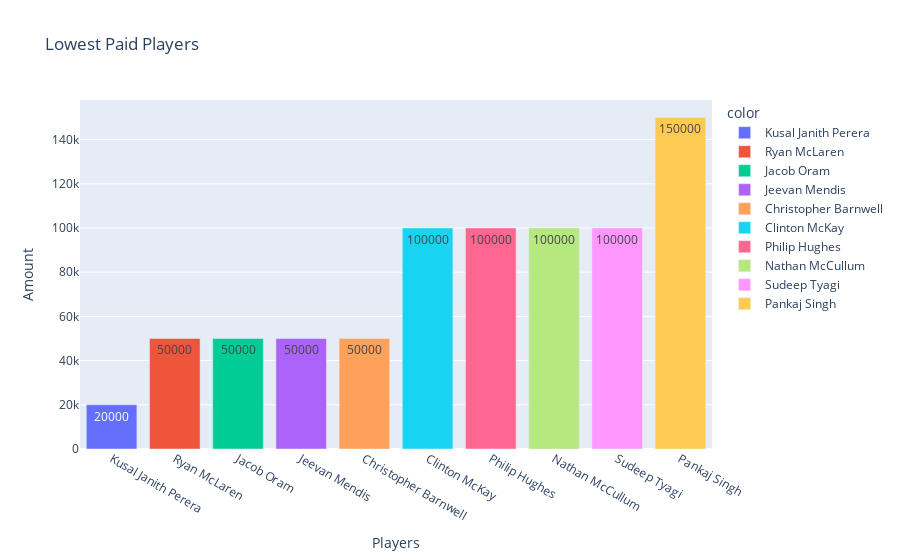

Notebook code for this chart:
### Code cell
fig=px.bar(x=lowest_paid_players.index,
           y=lowest_paid_players.values,
           color= lowest_paid_players.index,
           text= lowest_paid_players.values,
           title= 'Lowest Paid Players')
fig.update_layout(xaxis_title='Players', yaxis_title='Amount')

### Figure 1 — Plotly figure (JSON) as saved in the notebook; plotly's stock layout.template omitted (floating-point values rounded to 4 significant figures)
{"data": [{"alignmentgroup": "True", "hovertemplate": "color=Kusal Janith Perera<br>x=%{x}<br>y=%{y}<br>text=%{text}<extra></extra>", "legendgroup": "Kusal Janith Perera", "marker": {"color": "#636efa", "pattern": {"shape": ""}}, "name": "Kusal Janith Perera", "offsetgroup": "Kusal Janith Perera", "orientation": "v", "showlegend": true, "text": [20000], "textposition": "auto", "type": "bar", "x": ["Kusal Janith Perera"], "xaxis": "x", "y": [20000], "yaxis": "y"}, {"alignmentgroup": "True", "hovertemplate": "color=Ryan McLaren<br>x=%{x}<br>y=%{y}<br>text=%{text}<extra></extra>", "legendgroup": "Ryan McLaren", "marker": {"color": "#EF553B", "pattern": {"shape": ""}}, "name": "Ryan McLaren", "offsetgroup": "Ryan McLaren", "orientation": "v", "showlegend": true, "text": [50000], "textposition": "auto", "type": "bar", "x": ["Ryan McLaren"], "xaxis": "x", "y": [50000], "yaxis": "y"}, {"alignmentgroup": "True", "hovertemplate": "color=Jacob Oram<br>x=%{x}<br>y=%{y}<br>text=%{text}<extra></extra>", "legendgroup": "Jacob Oram", "marker": {"color": "#00cc96", "pattern": {"shape": ""}}, "name": "Jacob Oram", "offsetgroup": "Jacob Oram", "orientation": "v", "showlegend": true, "text": [50000], "textposition": "auto", "type": "bar", "x": ["Jacob Oram"], "xaxis": "x", "y": [50000], "yaxis": "y"}, {"alignmentgroup": "True", "hovertemplate": "color=Jeevan Mendis<br>x=%{x}<br>y=%{y}<br>text=%{text}<extra></extra>", "legendgroup": "Jeevan Mendis", "marker": {"color": "#ab63fa", "pattern": {"shape": ""}}, "name": "Jeevan Mendis", "offsetgroup": "Jeevan Mendis", "orientation": "v", "showlegend": true, "text": [50000], "textposition": "auto", "type": "bar", "x": ["Jeevan Mendis"], "xaxis": "x", "y": [50000], "yaxis": "y"}, {"alignmentgroup": "True", "hovertemplate": "color=Christopher Barnwell<br>x=%{x}<br>y=%{y}<br>text=%{text}<extra></extra>", "legendgroup": "Christopher Barnwell", "marker": {"color": "#FFA15A", "pattern": {"shape": ""}}, "name": "Christopher Barnwell", "offsetgroup": "Christopher Barnwell", "orientation": "v", "showlegend": true, "text": [50000], "textposition": "auto", "type": "bar", "x": ["Christopher Barnwell"], "xaxis": "x", "y": [50000], "yaxis": "y"}, {"alignmentgroup": "True", "hovertemplate": "color=Clinton McKay<br>x=%{x}<br>y=%{y}<br>text=%{text}<extra></extra>", "legendgroup": "Clinton McKay", "marker": {"color": "#19d3f3", "pattern": {"shape": ""}}, "name": "Clinton McKay", "offsetgroup": "Clinton McKay", "orientation": "v", "showlegend": true, "text": [100000], "textposition": "auto", "type": "bar", "x": ["Clinton McKay"], "xaxis": "x", "y": [100000], "yaxis": "y"}, {"alignmentgroup": "True", "hovertemplate": "color=Philip Hughes<br>x=%{x}<br>y=%{y}<br>text=%{text}<extra></extra>", "legendgroup": "Philip Hughes", "marker": {"color": "#FF6692", "pattern": {"shape": ""}}, "name": "Philip Hughes", "offsetgroup": "Philip Hughes", "orientation": "v", "showlegend": true, "text": [100000], "textposition": "auto", "type": "bar", "x": ["Philip Hughes"], "xaxis": "x", "y": [100000], "yaxis": "y"}, {"alignmentgroup": "True", "hovertemplate": "color=Nathan McCullum<br>x=%{x}<br>y=%{y}<br>text=%{text}<extra></extra>", "legendgroup": "Nathan McCullum", "marker": {"color": "#B6E880", "pattern": {"shape": ""}}, "name": "Nathan McCullum", "offsetgroup": "Nathan McCullum", "orientation": "v", "showlegend": true, "text": [100000], "textposition": "auto", "type": "bar", "x": ["Nathan McCullum"], "xaxis": "x", "y": [100000], "yaxis": "y"}, {"alignmentgroup": "True", "hovertemplate": "color=Sudeep Tyagi<br>x=%{x}<br>y=%{y}<br>text=%{text}<extra></extra>", "legendgroup": "Sudeep Tyagi", "marker": {"color": "#FF97FF", "pattern": {"shape": ""}}, "name": "Sudeep Tyagi", "offsetgroup": "Sudeep Tyagi", "orientation": "v", "showlegend": true, "text": [100000], "textposition": "auto", "type": "bar", "x": ["Sudeep Tyagi"], "xaxis": "x", "y": [100000], "yaxis": "y"}, {"alignmentgroup": "True", "hovertemplate": "color=Pankaj Singh<br>x=%{x}<br>y=%{y}<br>text=%{text}<extra></extra>", "legendgroup": "Pankaj Singh", "marker": {"color": "#FECB52", "pattern": {"shape": ""}}, "name": "Pankaj Singh", "offsetgroup": "Pankaj Singh", "orientation": "v", "showlegend": true, "text": [150000], "textposition": "auto", "type": "bar", "x": ["Pankaj Singh"], "xaxis": "x", "y": [150000], "yaxis": "y"}], "layout": {"barmode": "relative", "legend": {"title": {"text": "color"}, "tracegroupgap": 0}, "title": {"text": "Lowest Paid Players"}, "xaxis": {"anchor": "y", "domain": [0, 1], "title": {"text": "Players"}}, "yaxis": {"anchor": "x", "domain": [0, 1], "title": {"text": "Amount"}}}}
